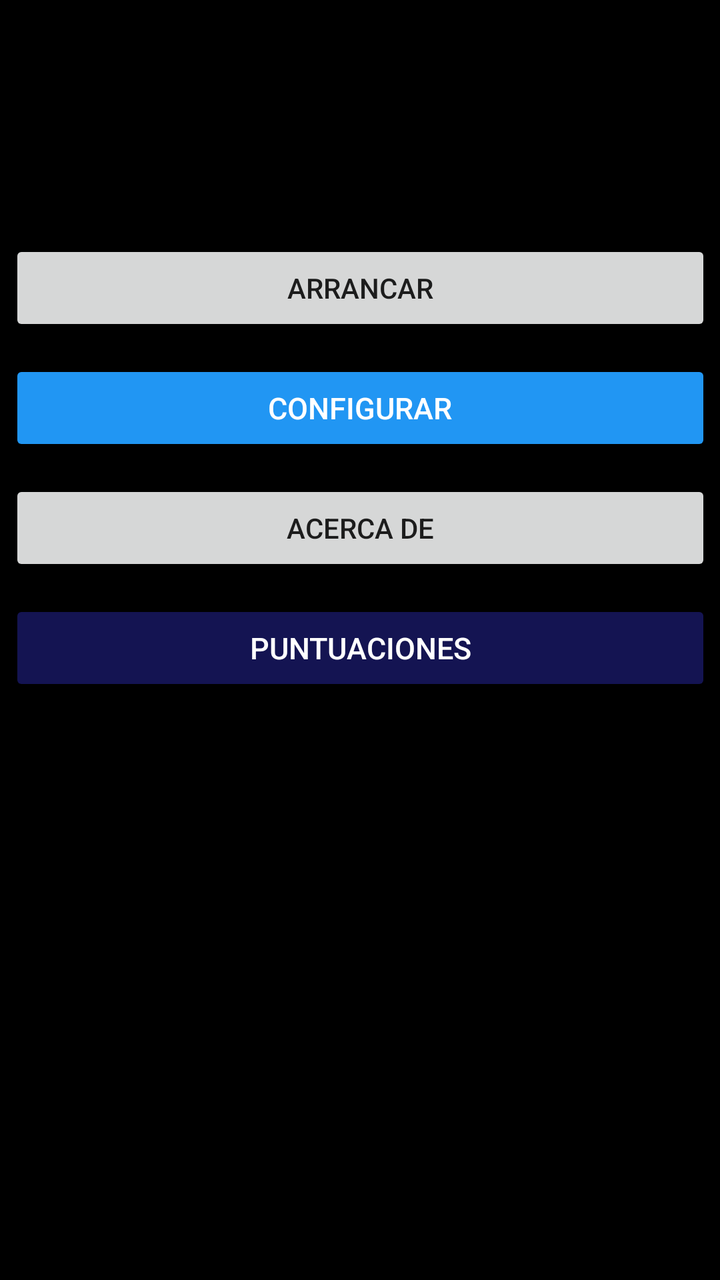
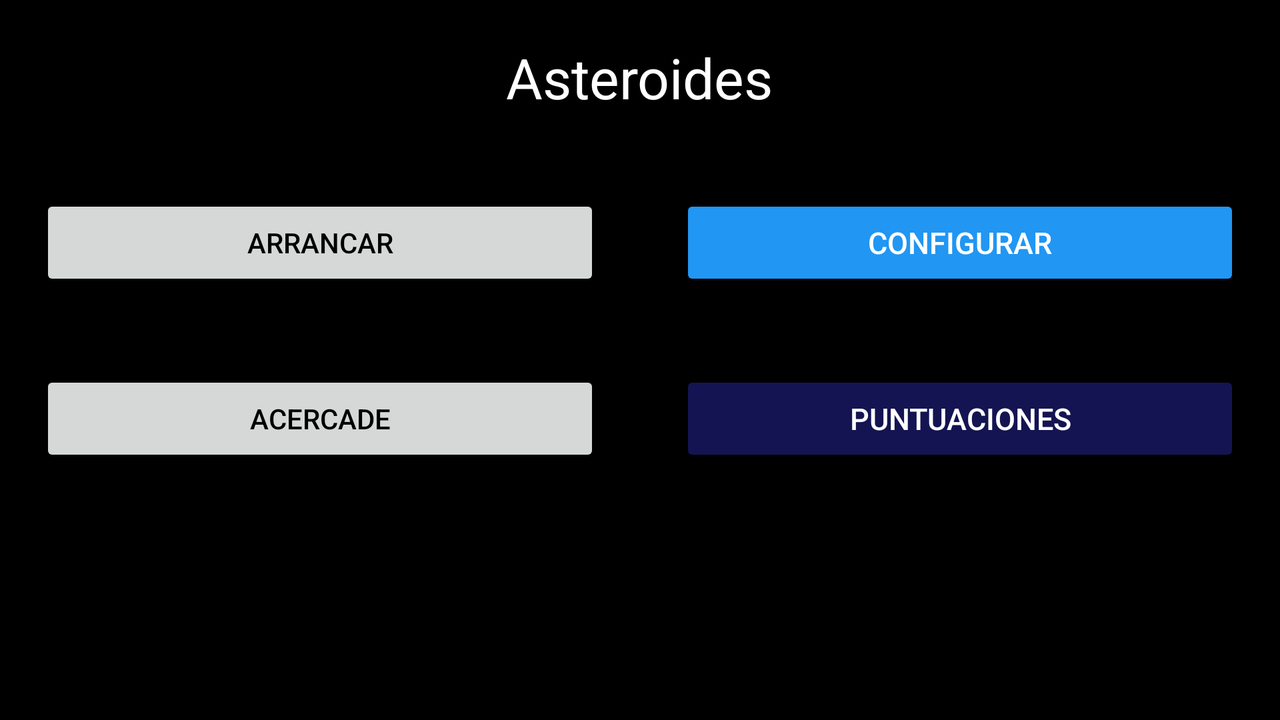

One screen, two layout resources from the same app: the default and the repository's alternative for another configuration. Each is rendered where Android would select it; the XML of both is given below.
<!-- AndroidManifest.xml: activity theme Theme.AppCompat.Light.DarkActionBar -->
<!-- res/layout/activity_main.xml -->
<?xml version="1.0" encoding="utf-8"?>
<androidx.constraintlayout.widget.ConstraintLayout xmlns:android="http://schemas.android.com/apk/res/android"
    xmlns:app="http://schemas.android.com/apk/res-auto"
    xmlns:tools="http://schemas.android.com/tools"
    android:id="@+id/linearLayout2"
    android:layout_width="match_parent"
    android:layout_height="match_parent"
    android:gravity="center"
    tools:context=".MainActivity"
    android:background="@drawable/degradado">

    <TextView
        android:id="@+id/tituloTextView"
        android:layout_width="351dp"
        android:layout_height="97dp"
        android:layout_marginTop="200dp"
        android:gravity="center"
        android:text="@string/tituloAplicacion"
        android:textSize="25sp"
        android:textColor="@color/green"
        app:layout_constraintBottom_toTopOf="@+id/Button01"
        app:layout_constraintEnd_toEndOf="parent"
        app:layout_constraintStart_toStartOf="parent"
        app:layout_constraintTop_toTopOf="parent"
        app:layout_constraintVertical_bias="1.0" />


    <Button
        android:id="@+id/Button04"
        style="@style/MiEstilo"
        android:layout_width="351dp"
        android:layout_height="wrap_content"
        android:layout_marginBottom="292dp"
        android:text="@string/Salir"
        app:layout_constraintBottom_toBottomOf="parent"
        app:layout_constraintEnd_toEndOf="parent"
        app:layout_constraintStart_toStartOf="parent" />

    <Button
        android:id="@+id/Button02"
        style="@style/MiEstilo.Boton"
        android:layout_width="351dp"
        android:layout_height="wrap_content"
        android:layout_marginBottom="12dp"
        android:text="@string/Configurar"
        app:layout_constraintBottom_toTopOf="@+id/Button03"
        app:layout_constraintEnd_toEndOf="parent"
        app:layout_constraintStart_toStartOf="parent"
        android:onClick="lanzarPreferencias" />


    <Button
        android:id="@+id/Button03"
        android:layout_width="351dp"
        android:layout_height="wrap_content"
        android:layout_marginBottom="12dp"
        android:onClick="lanzarAcercaDe"
        android:text="@string/Acercade"
        app:layout_constraintBottom_toTopOf="@+id/Button04"
        app:layout_constraintEnd_toEndOf="parent"
        app:layout_constraintStart_toStartOf="parent" />

    <Button
        android:id="@+id/Button01"
        android:layout_width="351dp"
        android:layout_height="wrap_content"
        android:layout_marginBottom="12dp"
        android:text="@string/Arrancar"
        app:layout_constraintBottom_toTopOf="@+id/Button02"
        app:layout_constraintEnd_toEndOf="parent"
        app:layout_constraintStart_toStartOf="parent"
        android:onClick="mostrarPreferencias"
        />

</androidx.constraintlayout.widget.ConstraintLayout>
<!-- resources referenced by this layout -->
<resources>
  <color name="green">#00BF08</color>
  <!-- drawable degradado (drawable) -->
  <?xml version="1.0" encoding="utf-8"?>
  <shape
      xmlns:android="http://schemas.android.com/apk/res/android">
      <gradient
          android:startColor="#000000"
          android:endColor="#000000"
          android:angle="270" />
  </shape>
  <string name="Acercade">Acerca de</string>
  <string name="Arrancar">Arrancar</string>
  <string name="Configurar">Configurar</string>
  <string name="Salir">Puntuaciones</string>
  <string name="tituloAplicacion">Asteroides</string>
  <style name="MiEstilo">
          <item name="android:textSize">15sp</item>
          <item name="android:backgroundTint">#141452</item>
          <item name="android:textColor">#ffffff</item>
      </style>
  <style name="MiEstilo.Boton">
          <item name="android:textSize">15sp</item>
          <item name="android:backgroundTint">#2196F3</item>
          <item name="android:textColor">#ffffff</item>
          <item name="android:padding">10dp</item>
      </style>
</resources>
<!-- res/layout-land/activity_main.xml (the repository's variant of the layout above) -->
<!-- drawn on the phone turned sideways -->
<?xml version="1.0" encoding="utf-8"?>
<ScrollView xmlns:android="http://schemas.android.com/apk/res/android"
    android:layout_width="match_parent"
    android:layout_height="match_parent"
    android:background="@drawable/degradado">

    <LinearLayout
        android:layout_width="match_parent"
        android:layout_height="wrap_content"
        android:orientation="vertical"
        android:gravity="center_horizontal"
        android:paddingTop="20dp"
        android:paddingBottom="20dp">

        <TextView
            android:id="@+id/textView3"
            android:layout_width="wrap_content"
            android:layout_height="wrap_content"
            android:text="@string/tituloAplicacion"
            android:textSize="28sp"
            android:textColor="@android:color/white"
            android:layout_marginBottom="20dp"
            android:textAlignment="center"/>

        <LinearLayout
            android:layout_width="match_parent"
            android:layout_height="wrap_content"
            android:orientation="horizontal"
            android:gravity="center">

            <Button
                android:id="@+id/button5"
                android:layout_width="0dp"
                android:layout_height="wrap_content"
                android:layout_margin="20dp"
                android:layout_weight="1"
                android:text="@string/Arrancar"
                android:textColor="#000000" />

            <Button
                android:id="@+id/button6"
                style="@style/MiEstilo.Boton"
                android:layout_width="0dp"
                android:layout_height="wrap_content"
                android:layout_margin="20dp"
                android:layout_weight="1"
                android:backgroundTint="#2196F3"
                android:text="@string/Configurar"
                android:textColor="#FFFFFF" />
        </LinearLayout>

        <LinearLayout
            android:layout_width="match_parent"
            android:layout_height="wrap_content"
            android:orientation="horizontal"
            android:gravity="center">

            <Button
                android:id="@+id/button7"
                android:layout_width="0dp"
                android:layout_height="wrap_content"
                android:layout_margin="20dp"
                android:layout_weight="1"
                android:text="AcercaDe"
                android:textColor="#000000" />

            <Button
                android:id="@+id/button8"
                style="@style/MiEstilo"
                android:layout_width="0dp"
                android:layout_height="wrap_content"
                android:layout_margin="20dp"
                android:layout_weight="1"
                android:backgroundTint="#141452"
                android:text="@string/Salir"
                android:textColor="#FFFFFF" />
        </LinearLayout>

    </LinearLayout>
</ScrollView>
<!-- resources referenced by the variant -->
<!-- as the phone turned sideways resolves them -->
<resources>
  <!-- drawable degradado (drawable) -->
  <?xml version="1.0" encoding="utf-8"?>
  <shape
      xmlns:android="http://schemas.android.com/apk/res/android">
      <gradient
          android:startColor="#000000"
          android:endColor="#000000"
          android:angle="270" />
  </shape>
  <string name="Arrancar">Arrancar</string>
  <string name="Configurar">Configurar</string>
  <string name="Salir">Puntuaciones</string>
  <string name="tituloAplicacion">Asteroides</string>
  <style name="MiEstilo">
          <item name="android:textSize">15sp</item>
          <item name="android:backgroundTint">#141452</item>
          <item name="android:textColor">#ffffff</item>
      </style>
  <style name="MiEstilo.Boton">
          <item name="android:textSize">15sp</item>
          <item name="android:backgroundTint">#2196F3</item>
          <item name="android:textColor">#ffffff</item>
          <item name="android:padding">10dp</item>
      </style>
</resources>
